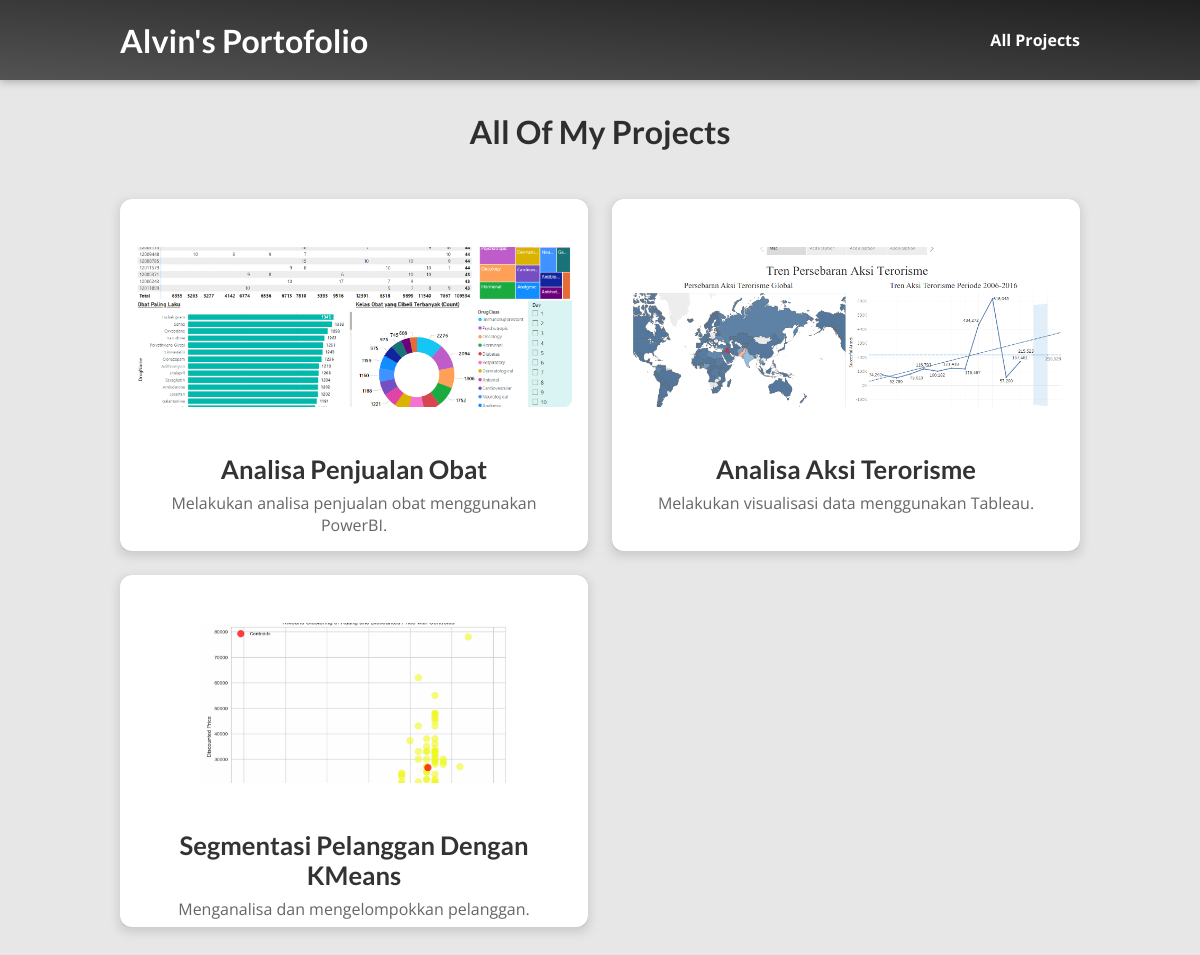
The page /posts on the database its author committed.
### blog/models.py (models this page shows, shortened)
class Project(models.Model):
    title = models.CharField(max_length=150)
    excerpt = models.CharField(max_length=200)
    image_name = models.CharField(max_length=100)
    date = models.DateField(auto_now=True)
    slug = models.SlugField(unique=True ,db_index=True)
    content = models.TextField(validators=[MinLengthValidator(10)])
    author = models.ForeignKey(Author, on_delete=models.SET_NULL, null=True, related_name="projects")
    tags = models.ManyToManyField(Tag)

### blog/views.py (the view)
# urls.py: path("posts", views.posts, name="posts-page"),
def posts(request):
    list_posts = Project.objects.all().order_by('-date')
    return render(request, "blog/all-posts.html",{
        "all_posts": list_posts
    })

### blog/templates/blog/all-posts.html (shortened to what this page needs)
{% extends "base.html" %}
{% load static %}
{% block css_files %}
    <link rel="stylesheet" href="{% static 'blog/all-posts.css' %}">
    <link rel="stylesheet" href="{% static 'blog/post.css' %}">
{% endblock %}
{% block content %}
    <section id="all-posts">
        <h2>All Of My Projects</h2>
        <ul>
            {% for post in all_posts %}
                {% include "blog/includes/post.html" %}
            {% endfor %}
        </ul>
{% endblock %}

### blog/templates/blog/includes/post.html
{% load static %}
<li>
    <article class="post">
        <a href="{% url 'post-detail-page' post.slug %}">
            <img src="{% static 'blog/images/'|add:post.image_name %}" alt="{{ post.title }}">
            <div class="post__content">
                <h3>{{ post.title }}</h3>
                <p>
                    {{ post.excerpt }}
                </p>
            </div>
        </a>
    </article>
</li>

### static/app.css (style rules this page uses)
* { box-sizing: border-box; }
html { font-family: 'Open Sans', 'Lato', sans-serif; }
body { margin: 0; }
h1, h2, h3 { font-family: 'Lato', sans-serif; font-weight: bold; }

### blog/static/blog/all-posts.css (style rules this page uses)
body { background-color: #e7e7e7; }
#all-posts { margin: 7rem auto; width: 90%; max-width: 60rem; }
#all-posts h2 { text-align: center; font-size: 2rem; color: #2e2e2e; margin: 3rem 0; }
ul { list-style: none; margin: 0; padding: 0; display: grid; grid-template-columns: repeat(auto-fill, minmax(20rem, 1fr)); gap: 1.5rem; }
.post img { width: 16rem; height: 12rem; }
.post a { height: 22rem; transform-origin: center; box-shadow: 0 2px 8px rgba(0, 0, 0, 0.25); border-radius: 12px; background-color: white; }

### blog/static/blog/post.css (style rules this page uses)
.post { display: block; border-radius: 8px; overflow: hidden; box-shadow: 0 4px 12px rgba(0, 0, 0, 0.15); transition: transform 0.3s, box-shadow 0.3s; }
.post a { text-decoration: none; text-align: center; color: inherit; display: block; padding: 1rem; }
.post img { width: 100%; height: 12rem; padding-top: 2rem; object-fit: cover; border-radius: 8px; transition: opacity 0.3s; }
.post__content { padding: 1rem; background-color: #ffffff; text-align: center; }
.post__content h3 { font-size: 1.6rem; margin-bottom: 0.5rem; color: #333333; }
.post__content p { font-size: 1rem; color: #666666; margin: 0; }

### rows shown on the page
Project: image_name (picture), title "Analisa Penjualan Obat", excerpt "Melakukan analisa penjualan obat menggunakan PowerBI."
Project: image_name (picture), title "Analisa Aksi Terorisme", excerpt "Melakukan visualisasi data menggunakan Tableau."
Project: image_name (picture), title "Segmentasi Pelanggan Dengan KMeans", excerpt "Menganalisa dan mengelompokkan pelanggan."
